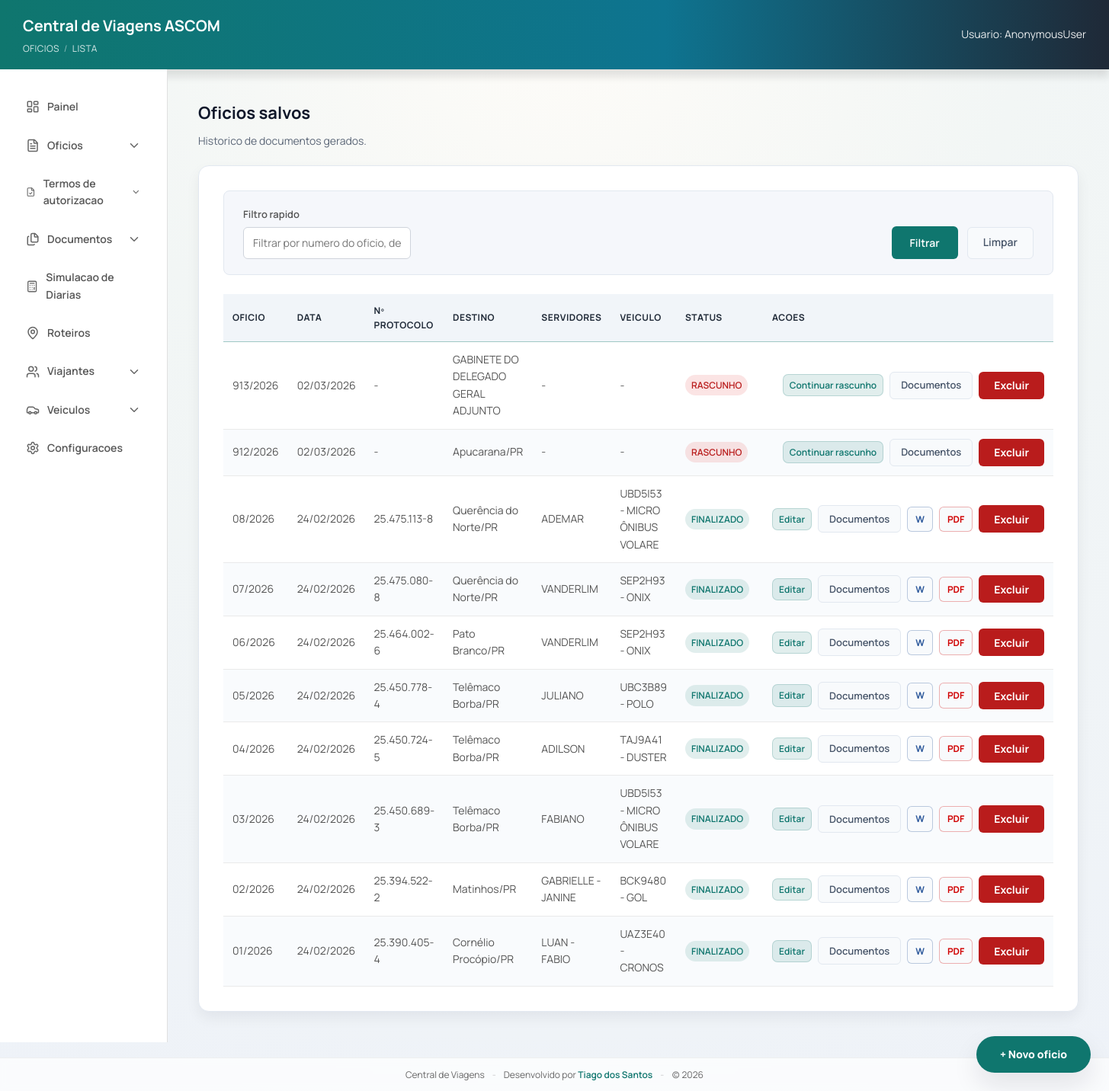
The app's page /oficios/ with its own data.
### viagens/models.py (models this page shows, shortened)
class Oficio(models.Model):
    class Status(models.TextChoices):
        DRAFT = "DRAFT", "Rascunho"
        FINAL = "FINAL", "Finalizado"
    class AssuntoTipo(models.TextChoices):
        AUTORIZACAO = "AUTORIZACAO", "Autorizacao"
        CONVALIDACAO = "CONVALIDACAO", "Convalidacao"
    class CustosChoices(models.TextChoices):
        UNIDADE = "UNIDADE", "UNIDADE – DPC (diária e combustível serão custeados pela DPC)."
        OUTRA_INSTITUICAO = "OUTRA_INSTITUICAO", "OUTRA INSTITUIÇÃO"
        SEM_ONUS = "SEM_ONUS", "Com ônus limitados aos próprios vencimentos"
    class CusteioTipoChoices(models.TextChoices):
        UNIDADE = "UNIDADE", "UNIDADE - DPC (diarias e combustivel serao custeados pela DPC)."
        OUTRA_INSTITUICAO = "OUTRA_INSTITUICAO", "OUTRA INSTITUICAO"
        ONUS_LIMITADOS = "ONUS_LIMITADOS", "ONUS LIMITADOS AOS PROPRIOS VENCIMENTOS"
    class DestinoChoices(models.TextChoices):
        GAB = "GAB", "GABINETE DO DELEGADO GERAL ADJUNTO"
        SESP = "SESP", "SESP"
    acao = models.ForeignKey(
        AcaoInstitucional,
        on_delete=models.SET_NULL,
        related_name="oficios",
        null=True,
        blank=True,
        verbose_name="Acao Institucional",
    )
    roteiro = models.ForeignKey(
        "Roteiro",
        on_delete=models.SET_NULL,
        related_name="oficios_como_roteiro",
        null=True,
        blank=True,
        verbose_name="Roteiro de Viagem",
    )
    oficio = models.CharField(max_length=50, blank=True, default="")
    numero = models.PositiveIntegerField(null=True, blank=True, db_index=True)
    ano = models.PositiveIntegerField(null=True, blank=True, db_index=True)
    protocolo = models.CharField(max_length=80, blank=True, default="")
    destino = models.CharField(
        max_length=40,
        choices=DestinoChoices.choices,
        default=DestinoChoices.GAB,
        editable=False,
    )
    status = models.CharField(
        max_length=20,
        choices=Status.choices,
        default=Status.DRAFT,
        db_index=True,
    )
    assunto = models.CharField(max_length=200, blank=True)
    assunto_tipo = models.CharField(
        max_length=20,
        choices=AssuntoTipo.choices,
        default=AssuntoTipo.AUTORIZACAO,
    )
    tipo_destino = models.CharField(
        max_length=20,
        blank=True,
        choices=[
            ("INTERIOR", "Interior"),
            ("CAPITAL", "Capital"),
            ("BRASILIA", "Brasilia"),
        ],
    )
    estado_sede = models.ForeignKey(
        Estado,
        on_delete=models.SET_NULL,
        null=True,
        blank=True,
        related_name="oficios_sede",
    )
    cidade_sede = models.ForeignKey(
        Cidade,
        on_delete=models.SET_NULL,
        null=True,
        blank=True,
        related_name="oficios_sede",
    )
    estado_destino = models.ForeignKey(
        Estado,
        on_delete=models.SET_NULL,
        null=True,
        blank=True,
        related_name="oficios_destino",
    )
    cidade_destino = models.ForeignKey(
        Cidade,
        on_delete=models.SET_NULL,
        null=True,
        blank=True,
        related_name="oficios_destino",
    )
    roteiro_ida_saida_local = models.CharField(max_length=200, blank=True)
    roteiro_ida_saida_datahora = models.CharField(max_length=200, blank=True)
    roteiro_ida_chegada_local = models.CharField(max_length=200, blank=True)
    roteiro_ida_chegada_datahora = models.CharField(max_length=200, blank=True)
    roteiro_volta_saida_local = models.CharField(max_length=200, blank=True)
    roteiro_volta_saida_datahora = models.CharField(max_length=200, blank=True)
    roteiro_volta_chegada_local = models.CharField(max_length=200, blank=True)
    roteiro_volta_chegada_datahora = models.CharField(max_length=200, blank=True)
    retorno_saida_cidade = models.CharField(max_length=120, blank=True)
    retorno_saida_data = models.DateField(null=True, blank=True)
    retorno_saida_hora = models.TimeField(null=True, blank=True)
    retorno_chegada_cidade = models.CharField(max_length=120, blank=True)
    retorno_chegada_data = models.DateField(null=True, blank=True)
    retorno_chegada_hora = models.TimeField(null=True, blank=True)
    quantidade_diarias = models.CharField(max_length=120, blank=True)
    valor_diarias = models.CharField(max_length=120, blank=True)
    valor_diarias_extenso = models.CharField(max_length=200, blank=True)
    tipo_viatura = models.CharField(
        max_length=20,
        blank=True,
        choices=[("CARACTERIZADA", "Caracterizada"), ("DESCARACTERIZADA", "Descaracterizada")],
        default="DESCARACTERIZADA"
    )
    tipo_custeio = models.CharField(
        max_length=30,
        blank=True,
        choices=[
            ("UNIDADE", "Unidade"),
            ("OUTRA_INSTITUICAO", "Outra instituicao"),
            ("SEM_ONUS", "Sem onus"),
        ],
    )
    custeio_tipo = models.CharField(
        max_length=30,
        blank=True,
        choices=CusteioTipoChoices.choices,
        default=CusteioTipoChoices.UNIDADE,
    )
    custeio_texto_override = models.TextField(blank=True, default="")
    custos = models.CharField(
        max_length=20,
        choices=CustosChoices.choices,
        default=CustosChoices.UNIDADE,
    )
    nome_instituicao_custeio = models.CharField(
        max_length=200,
        blank=True,
        default="",
    )
    google_doc_id = models.CharField(max_length=200, blank=True)
    google_doc_url = models.URLField(blank=True)
    pdf_file_id = models.CharField(max_length=200, blank=True)
    pdf_url = models.URLField(blank=True)
    placa = models.CharField(max_length=10, blank=True)
    modelo = models.CharField(max_length=120, blank=True)
    combustivel = models.CharField(max_length=80, blank=True)
    motorista = models.CharField(max_length=120, blank=True)
    motorista_oficio = models.CharField(max_length=80, blank=True)
    motorista_oficio_numero = models.PositiveIntegerField(null=True, blank=True)
    motorista_oficio_ano = models.PositiveIntegerField(null=True, blank=True)
    motorista_protocolo = models.CharField(max_length=80, blank=True)
    motorista_carona = models.BooleanField(default=False)
    motorista_viajante = models.ForeignKey(
        Viajante,
        on_delete=models.SET_NULL,
        null=True,
        blank=True,
        related_name="oficios_motorista",
    )
    carona_oficio_referencia = models.ForeignKey(
        "self",
        on_delete=models.SET_NULL,
        null=True,
        blank=True,
        related_name="oficios_que_usam_como_carona",
    )
    motivo = models.TextField(blank=True)
    justificativa_texto = models.TextField(blank=True, default="")
    justificativa_modelo = models.CharField(max_length=50, blank=True, default="")
    veiculo = models.ForeignKey(
        Veiculo,
        on_delete=models.SET_NULL,
        null=True,
        blank=True,
        related_name="oficios",
    )
    viajantes = models.ManyToManyField(Viajante, related_name="oficios", blank=True)
    created_at = models.DateTimeField(auto_now_add=True, db_index=True)
    updated_at = models.DateTimeField(auto_now=True)
    class Meta:
        constraints = [
            models.UniqueConstraint(
                fields=["ano", "numero"],
                name="uniq_oficio_numero_por_ano",
            )
        ]
    @property
    def numero_formatado(self) -> str:
        return format_oficio_num(self.numero, self.ano)
    @property
    def protocolo_formatado(self) -> str:
        return format_protocolo_num(self.protocolo)

class Cidade(models.Model):
    nome = models.CharField(max_length=120)
    estado = models.ForeignKey(Estado, on_delete=models.CASCADE, related_name="cidades")

class Estado(models.Model):
    sigla = models.CharField(max_length=2, unique=True)
    nome = models.CharField(max_length=100)

class Viajante(models.Model):
    nome = models.CharField(max_length=200)
    rg = models.CharField(max_length=50)
    cpf = models.CharField(max_length=50)
    cargo = models.CharField(max_length=120)
    telefone = models.CharField(max_length=30, blank=True)

class Veiculo(models.Model):
    placa = models.CharField(max_length=10, unique=True)
    modelo = models.CharField(max_length=120)
    combustivel = models.CharField(max_length=80)
    tipo_viatura = models.CharField(
        max_length=20,
        blank=True,
        choices=[("CARACTERIZADA", "Caracterizada"), ("DESCARACTERIZADA", "Descaracterizada")],
        default="DESCARACTERIZADA"
    )

### viagens/views/_shared.py (the view, shortened to what this page needs)
# urls.py: path("oficios/", views.oficios_lista, name="oficios_lista"),
@require_http_methods(["GET"])
def oficios_lista(request):
    q = request.GET.get("q", "").strip()
    params = request.GET.copy()
    params.pop("page", None)
    querystring = params.urlencode()
    dev_safety = False
    try:
        oficios = Oficio.objects.select_related(
            "veiculo",
            "motorista_viajante",
            "cidade_destino",
            "estado_destino",
            "cidade_sede",
            "estado_sede",
        ).prefetch_related("viajantes")
        oficios = oficios.order_by("-created_at")
        paginator = Paginator(oficios, 10)
    except OperationalError:
        dev_safety = True
        paginator = Paginator(Oficio.objects.none(), 10)
    page_obj = paginator.get_page(request.GET.get("page"))
    return render(
        request,
        "viagens/oficios_list.html",
        {
            "oficios": page_obj,
            "page_obj": page_obj,
            "querystring": querystring,
            "q": q,
            "dev_safety": dev_safety,
        },
    )

### viagens/context_processors.py (called while the page is built)
def mask_settings(request):
    return {
        "PROTOCOLO_MASK": getattr(settings, "PROTOCOLO_MASK", None),
        "CURRENT_YEAR": str(timezone.localdate().year),
    }

### viagens/templatetags/viagens_extras.py (called while the page is built)
@register.filter
def first_name(value: str) -> str:
    if not value:
        return ""
    return value.strip().split()[0]

### viagens/utils/normalize.py (called while the page is built)
def normalize_digits(value: str | None) -> str:
    return _NON_DIGIT_RE.sub("", value or "")

def normalize_protocolo_num(value: str | None) -> str:
    return normalize_digits(value)

def format_protocolo_num(value: str | None) -> str:
    digits = normalize_protocolo_num(value)
    if len(digits) != 9:
        return digits
    return f"{digits[0:2]}.{digits[2:5]}.{digits[5:8]}-{digits[8]}"

def format_oficio_num(numero: int | str | None, ano: int | str | None) -> str:
    if numero in (None, "") or ano in (None, ""):
        return ""
    try:
        numero_int = int(str(numero))
        ano_int = int(str(ano))
    except (TypeError, ValueError):
        return ""
    if numero_int <= 0 or ano_int <= 0:
        return ""
    return f"{numero_int:02d}/{ano_int}"

### viagens/templates/viagens/oficios_list.html (shortened to what this page needs)
{% extends "viagens/base.html" %}
{% load viagens_extras %}
{% block breadcrumb %}
  Oficios <span class="breadcrumb-sep">/</span> Lista
{% endblock %}
{% block content %}
  <h2 class="page-title">Oficios salvos</h2>
  <p class="page-subtitle">Historico de documentos gerados.</p>
  <div class="list-card">
    <div class="filter-bar">
      <form method="get" class="filter-form">
        <div class="filter-left">
          <div class="filter-group">
            <label>Filtro rapido</label>
            <input type="text" name="q" value="{{ q }}" placeholder="Filtrar por numero do oficio, destino, solicitante, motorista, placa..." />
          </div>
        </div>
        <div class="filter-actions">
          <button type="submit" class="btn-primary" data-loading="false">
            <span class="btn-label">Filtrar</span>
          </button>
          <a href="{% url 'oficios_lista' %}" class="btn-clear">Limpar</a>
        </div>
      </form>
    </div>
    {% if oficios %}
      <table class="table">
        <thead>
          <tr>
            <th>Oficio</th>
            <th>Data</th>
            <th>Nº Protocolo</th>
            <th>Destino</th>
            <th>Servidores</th>
            <th>Veiculo</th>
            <th>Status</th>
            <th class="table-actions-header">Acoes</th>
          </tr>
        </thead>
        <tbody>
          {% for oficio in oficios %}
            <tr>
              <td>{{ oficio.numero_formatado|default:oficio.oficio }}</td>
              <td>{{ oficio.created_at|date:"d/m/Y" }}</td>
              <td>{{ oficio.protocolo_formatado|default:oficio.protocolo|default:"-" }}</td>
              <td>
                {% if oficio.cidade_destino %}
                  {{ oficio.cidade_destino.nome }}/{{ oficio.cidade_destino.estado.sigla }}
                {% else %}
                  {{ oficio.get_destino_display }}
                {% endif %}
              </td>
              <td>
                {% for servidor in oficio.viajantes.all %}
                  {{ servidor.nome|first_name }}{% if not forloop.last %} - {% endif %}
                {% empty %}
                  -
                {% endfor %}
              </td>
              <td>
                {% if oficio.veiculo %}
                  {{ oficio.veiculo.placa }} - {{ oficio.veiculo.modelo }}
                {% else %}
                  {{ oficio.placa|default:"-" }}{% if oficio.modelo %} - {{ oficio.modelo }}{% endif %}
                {% endif %}
              </td>
              <td>
                {% if oficio.status == "DRAFT" %}
                  <span class="badge badge--danger">RASCUNHO</span>
                {% else %}
                  <span class="badge">FINALIZADO</span>
                {% endif %}
              </td>
              <td class="table-actions-cell">
                <div class="table-actions table-actions--right">
                  {% if oficio.status == "DRAFT" %}
                    <a href="{% url 'oficio_draft_resume' oficio.id %}" class="btn-edit">Continuar rascunho</a>
                    <a href="{% url 'oficio_documentos' oficio.id %}" class="btn-clear btn-small">Documentos</a>
                  {% else %}
                    <a href="{% url 'oficio_edit_step1' oficio.id %}" class="btn-edit">Editar</a>
                    <a href="{% url 'oficio_documentos' oficio.id %}" class="btn-clear btn-small">Documentos</a>
                    <a class="btn-icon btn-icon--docx" href="{% url 'oficio_download_docx' oficio.id %}" aria-label="Baixar DOCX">W</a>
                    <a class="btn-icon btn-icon--pdf" href="{% url 'oficio_download_pdf' oficio.id %}" aria-label="Baixar PDF">PDF</a>
                  {% endif %}
                  <form method="post" action="{% url 'oficio_excluir' oficio.id %}" class="table-action-form" onsubmit="return confirm('Excluir este ofício?');">
                    <button type="submit" class="btn-danger btn-small">Excluir</button>
                  </form>
                </div>
              </td>
            </tr>
          {% endfor %}
        </tbody>
      </table>
    {% endif %}
  </div>
  <div class="fab-stack" aria-label="Atalhos">
    <a class="fab" href="{% url 'formulario' %}">+ Novo oficio</a>
  </div>
{% endblock %}

### records on screen
Oficio: numero_formatado "913/2026", created_at "02/03/2026", protocolo_formatado "-", destino "GABINETE DO DELEGADO GERAL ADJUNTO", placa "-", status "RASCUNHO"
Oficio: numero_formatado "912/2026", created_at "02/03/2026", protocolo_formatado "-", cidade_destino.nome "Apucarana", cidade_destino.estado.sigla "PR", placa "-", status "RASCUNHO"
Oficio: numero_formatado "08/2026", created_at "24/02/2026", protocolo_formatado "25.475.113-8", cidade_destino.nome "Querência do Norte", cidade_destino.estado.sigla "PR", veiculo.placa "UBD5I53", veiculo.modelo "MICRO ÔNIBUS VOLARE", status "FINALIZADO"
Viajante: nome|first_name "ADEMAR"
Oficio: numero_formatado "07/2026", created_at "24/02/2026", protocolo_formatado "25.475.080-8", cidade_destino.nome "Querência do Norte", cidade_destino.estado.sigla "PR", veiculo.placa "SEP2H93", veiculo.modelo "ONIX", status "FINALIZADO"
Viajante: nome|first_name "VANDERLIM"
Oficio: numero_formatado "06/2026", created_at "24/02/2026", protocolo_formatado "25.464.002-6", cidade_destino.nome "Pato Branco", cidade_destino.estado.sigla "PR", veiculo.placa "SEP2H93", veiculo.modelo "ONIX", status "FINALIZADO"
Oficio: numero_formatado "05/2026", created_at "24/02/2026", protocolo_formatado "25.450.778-4", cidade_destino.nome "Telêmaco Borba", cidade_destino.estado.sigla "PR", veiculo.placa "UBC3B89", veiculo.modelo "POLO", status "FINALIZADO"
Viajante: nome|first_name "JULIANO"
Oficio: numero_formatado "04/2026", created_at "24/02/2026", protocolo_formatado "25.450.724-5", cidade_destino.nome "Telêmaco Borba", cidade_destino.estado.sigla "PR", veiculo.placa "TAJ9A41", veiculo.modelo "DUSTER", status "FINALIZADO"
Viajante: nome|first_name "ADILSON"
Oficio: numero_formatado "03/2026", created_at "24/02/2026", protocolo_formatado "25.450.689-3", cidade_destino.nome "Telêmaco Borba", cidade_destino.estado.sigla "PR", veiculo.placa "UBD5I53", veiculo.modelo "MICRO ÔNIBUS VOLARE", status "FINALIZADO"
Viajante: nome|first_name "FABIANO"
Oficio: numero_formatado "02/2026", created_at "24/02/2026", protocolo_formatado "25.394.522-2", cidade_destino.nome "Matinhos", cidade_destino.estado.sigla "PR", veiculo.placa "BCK9480", veiculo.modelo "GOL", status "FINALIZADO"
Viajante: nome|first_name "GABRIELLE"
Viajante: nome|first_name "JANINE"
Oficio: numero_formatado "01/2026", created_at "24/02/2026", protocolo_formatado "25.390.405-4", cidade_destino.nome "Cornélio Procópio", cidade_destino.estado.sigla "PR", veiculo.placa "UAZ3E40", veiculo.modelo "CRONOS", status "FINALIZADO"
Viajante: nome|first_name "LUAN"
Viajante: nome|first_name "FABIO"

### other values on screen
{{ request.user }} "AnonymousUser"
